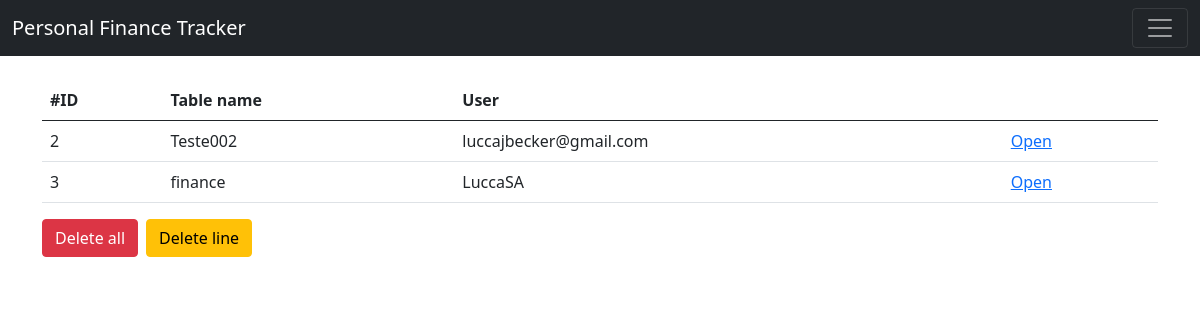
Page /tables/ on the earlier database version.
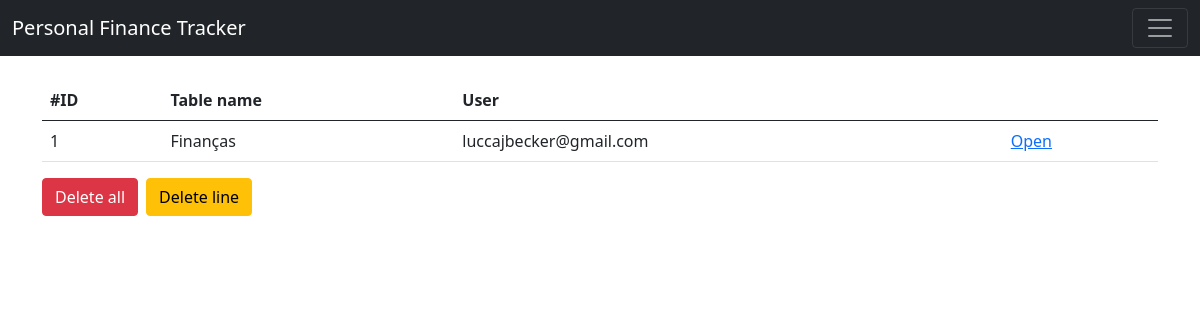
Same page on the later database version.
### app_finance_tracker/models.py (models this page shows)
class Table(models.Model):
    table_id = models.AutoField(primary_key=True)
    user = models.TextField(max_length=80)
    table_name = models.TextField(max_length=80)

### app_finance_tracker/views.py (the view)
# urls.py: path('tables/', views.tables, name='table_list'),
def tables(request):
    if request.method == 'POST':
        new_table = Table()
        new_table.user = request.POST.get('username')
        new_table.table_name = request.POST.get('table_name')
        new_table.save()
        return redirect('/tables')
    else:
        table = Table()
    tables = {
        'tables': Table.objects.all()
    }
    return render(request, 'tables.html', tables)

### app_finance_tracker/templates/tables.html (shortened to what this page needs)
<!DOCTYPE html>
<html lang="en">
<head>
    <link href="https://cdn.jsdelivr.net/npm/bootstrap@5.0.2/dist/css/bootstrap.min.css" rel="stylesheet">
</head>
<body>
    <section>
        <nav class="navbar navbar-dark bg-dark">
            <div class="container-fluid">
                <a class="navbar-brand" href="/">Personal Finance Tracker</a>
                <button class="navbar-toggler" type="button" data-bs-toggle="collapse" data-bs-target="#navbarNavAltMarkup" aria-controls="navbarNavAltMarkup" aria-expanded="false" aria-label="Toggle navigation">
                    <span class="navbar-toggler-icon"></span>
                </button>
            </div>
        </nav>
        <div class="container mt-4" >
            <table class="table">
                <thead>
                  <tr>
                    <th scope="col">#ID</th>
                    <th scope="col">Table name</th>
                    <th scope="col">User</th>
                    <th scope="col"></th>
                  </tr>
                </thead>
                <tbody>
                    {% for table in tables %}
                    <tr>
                        <td>{{table.table_id}}</td>
                        <td>{{table.table_name}}</td>
                        <td>{{table.user}}</td>
                        <td>
                          <a href="{% url 'table' id=table.table_id %}">Open</a>
                        </td>
                    </tr>
                    {% endfor %}
                </tbody>
              </table>
              <div>
                <div class="d-flex gap-2">
                    <form action="{% url 'delete_tables' %}" method="post">
                        <button type="submit" class="btn btn-danger" >Delete all</button>
                    </form>
                    <button class="btn btn-warning" onclick="openForm()">Delete line</button>
                </div>
              </div>
        </div>
    </section>
</body>
</html>

Differences in the rows shown:
removed Table: table_id "2", table_name "Teste002", user "luccajbecker@gmail.com"
removed Table: table_id "3", table_name "finance", user "LuccaSA"
added Table: table_id "1", table_name "Finanças", user "luccajbecker@gmail.com"
